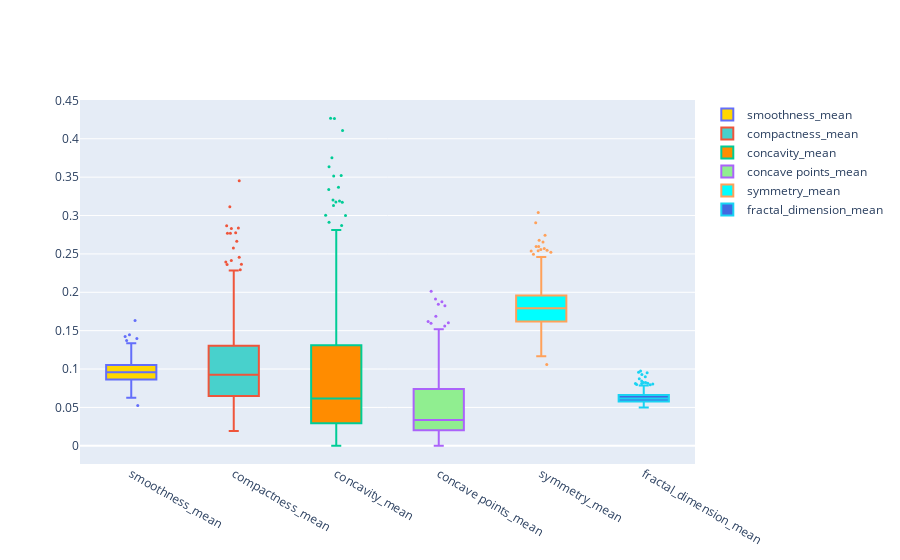

Notebook cell for this chart:
### Markdown cell above
# Outlier Detection

### Code cell
names = df.columns[5:11]
# convert DataFrame to list
values=[] 
for column in df.iloc[:,5:11].columns:
    li = df[column].tolist()
    values.append(li)
colors = ['gold', 'mediumturquoise', 'darkorange', 'lightgreen','cyan', 'royalblue']

fig = go.Figure()
for xd, yd, cls in zip(names, values, colors):
        fig.add_trace(go.Box(
            y=yd,
            name=xd,
            boxpoints='outliers',
            jitter=0.5,
            whiskerwidth=0.2,
            fillcolor=cls,
            marker_size=3,
            line_width=2)
        )
fig.show()

### Figure 1 — Plotly figure (JSON) as saved in the notebook; plotly's stock layout.template omitted (floating-point values rounded to 4 significant figures; data arrays with more than 128 entries replaced by an {"elided": "..."} marker saying what was removed)
{"data": [{"boxpoints": "outliers", "fillcolor": "gold", "jitter": 0.5, "line": {"width": 2}, "marker": {"size": 3}, "name": "smoothness_mean", "type": "box", "whiskerwidth": 0.2, "y": {"elided": "569 float values"}}, {"boxpoints": "outliers", "fillcolor": "mediumturquoise", "jitter": 0.5, "line": {"width": 2}, "marker": {"size": 3}, "name": "compactness_mean", "type": "box", "whiskerwidth": 0.2, "y": {"elided": "569 float values"}}, {"boxpoints": "outliers", "fillcolor": "darkorange", "jitter": 0.5, "line": {"width": 2}, "marker": {"size": 3}, "name": "concavity_mean", "type": "box", "whiskerwidth": 0.2, "y": {"elided": "569 float values"}}, {"boxpoints": "outliers", "fillcolor": "lightgreen", "jitter": 0.5, "line": {"width": 2}, "marker": {"size": 3}, "name": "concave points_mean", "type": "box", "whiskerwidth": 0.2, "y": {"elided": "569 float values"}}, {"boxpoints": "outliers", "fillcolor": "cyan", "jitter": 0.5, "line": {"width": 2}, "marker": {"size": 3}, "name": "symmetry_mean", "type": "box", "whiskerwidth": 0.2, "y": {"elided": "569 float values"}}, {"boxpoints": "outliers", "fillcolor": "royalblue", "jitter": 0.5, "line": {"width": 2}, "marker": {"size": 3}, "name": "fractal_dimension_mean", "type": "box", "whiskerwidth": 0.2, "y": {"elided": "569 float values"}}], "layout": {}}
